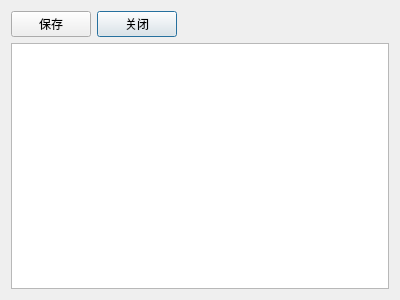
<?xml version="1.0" encoding="UTF-8"?>
<ui version="4.0">
 <class>PdfViewerDialog</class>
 <widget class="QDialog" name="PdfViewerDialog">
  <property name="geometry">
   <rect>
    <x>0</x>
    <y>0</y>
    <width>400</width>
    <height>300</height>
   </rect>
  </property>
  <property name="windowTitle">
   <string>Dialog</string>
  </property>
  <layout class="QVBoxLayout" name="verticalLayout">
   <item>
    <layout class="QHBoxLayout" name="horizontalLayout">
     <item>
      <widget class="QPushButton" name="save">
       <property name="text">
        <string>保存</string>
       </property>
      </widget>
     </item>
     <item>
      <widget class="QPushButton" name="close">
       <property name="text">
        <string>关闭</string>
       </property>
       <property name="default">
        <bool>true</bool>
       </property>
      </widget>
     </item>
     <item>
      <spacer name="horizontalSpacer">
       <property name="orientation">
        <enum>Qt::Horizontal</enum>
       </property>
       <property name="sizeHint" stdset="0">
        <size>
         <width>40</width>
         <height>20</height>
        </size>
       </property>
      </spacer>
     </item>
    </layout>
   </item>
   <item>
    <widget class="ImgView" name="graphicsView"/>
   </item>
  </layout>
 </widget>
 <customwidgets>
  <customwidget>
   <class>ImgView</class>
   <extends>QGraphicsView</extends>
   <header>imgview.h</header>
  </customwidget>
 </customwidgets>
 <resources/>
 <connections/>
</ui>
